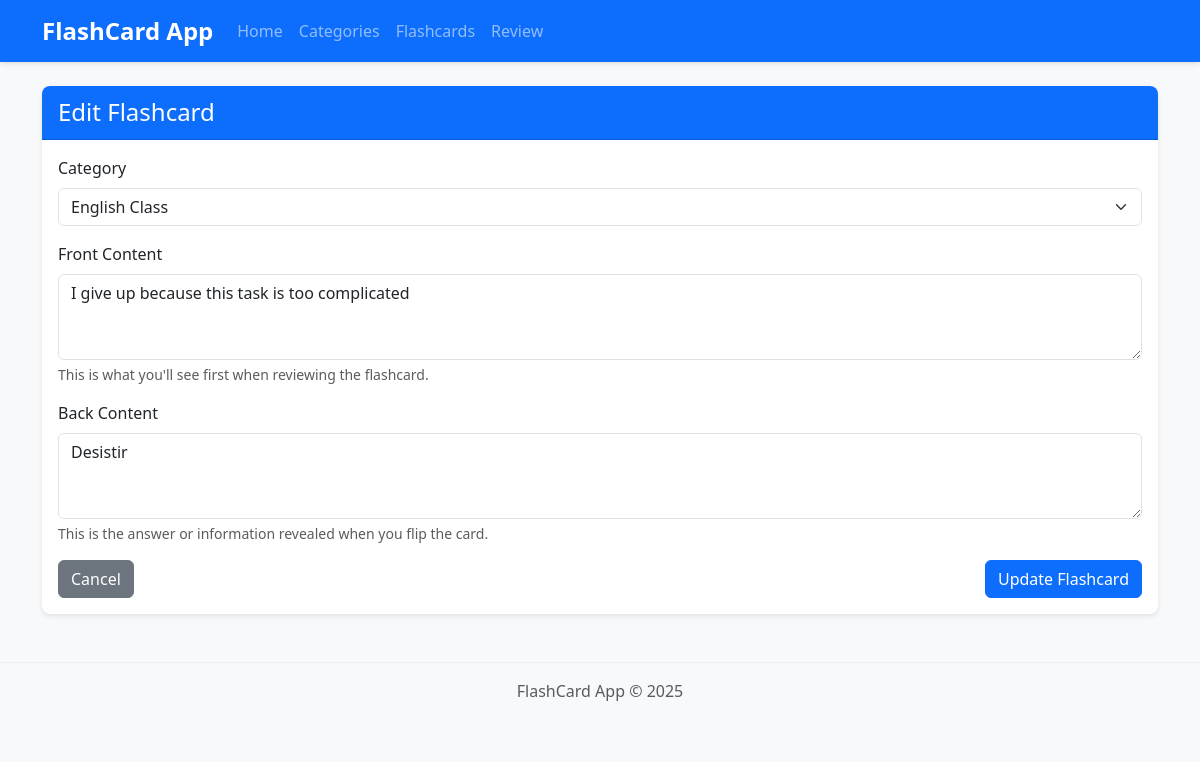
The page /flashcards/edit/4 on the database its author committed.
### tables this page shows
CREATE TABLE flashcards (
        id INTEGER PRIMARY KEY AUTOINCREMENT,
        category_id INTEGER,
        front_content TEXT NOT NULL,
        back_content TEXT NOT NULL,
        created_at TIMESTAMP DEFAULT CURRENT_TIMESTAMP,
        last_reviewed TIMESTAMP,
        review_count INTEGER DEFAULT 0,
        difficulty_level INTEGER DEFAULT 0,
        FOREIGN KEY (category_id) REFERENCES categories (id)
    );

CREATE TABLE categories (
        id INTEGER PRIMARY KEY AUTOINCREMENT,
        name TEXT NOT NULL UNIQUE,
        description TEXT
    );

### app.py (the view, shortened to what this page needs)
@app.route('/flashcards/edit/<int:flashcard_id>', methods=['GET', 'POST'])
def edit_flashcard(flashcard_id):
    flashcard = flashcard_model.get_flashcard_by_id(flashcard_id)
    categories = category_model.get_all_categories()
    if not flashcard:
        flash('Flashcard not found', 'error')
        return redirect(url_for('list_flashcards'))
    return render_template('flashcard_form.html', flashcard=flashcard, categories=categories)

### app.py (called while the page is built)
@app.context_processor
def inject_now():
    return {'now': datetime.datetime.now()}

### models.py (called while the page is built)
    def get_connection(self):
        conn = sqlite3.connect(self.db_path)
        conn.row_factory = sqlite3.Row  # This allows accessing columns by name
        return conn

    def close_connection(self, conn):
        if conn:
            conn.close()

    def get_all_categories(self):
        conn = self.db_manager.get_connection()
        cursor = conn.cursor()
        cursor.execute('SELECT * FROM categories ORDER BY name')
        categories = cursor.fetchall()
        self.db_manager.close_connection(conn)
        return categories

    def get_flashcard_by_id(self, flashcard_id):
        conn = self.db_manager.get_connection()
        cursor = conn.cursor()
        cursor.execute('''
            SELECT f.*, c.name as category_name
            FROM flashcards f
            LEFT JOIN categories c ON f.category_id = c.id
            WHERE f.id = ?
        ''', (flashcard_id,))
        flashcard = cursor.fetchone()
        self.db_manager.close_connection(conn)
        return flashcard

### templates/flashcard_form.html (shortened to what this page needs)
{% extends 'base.html' %}
{% block content %}
<div class="card">
    <div class="card-header bg-primary text-white">
        <h2 class="h4 mb-0">
            {% if flashcard %}
                Edit Flashcard
            {% else %}
                Add Flashcard
            {% endif %}
        </h2>
    </div>
    <div class="card-body">
        <form method="POST">
            <div class="mb-3">
                <label for="category_id" class="form-label">Category</label>
                <select class="form-select" id="category_id" name="category_id">
                    {% for category in categories %}
                    <option value="{{ category.id }}" {% if flashcard and flashcard.category_id == category.id %}selected{% endif %}>
                        {{ category.name }}
                    </option>
                    {% endfor %}
                </select>
            </div>
            <div class="mb-3">
                <label for="front_content" class="form-label">Front Content</label>
                <textarea class="form-control" id="front_content" name="front_content" rows="3" required>{{ flashcard.front_content if flashcard else '' }}</textarea>
                <div class="form-text">This is what you'll see first when reviewing the flashcard.</div>
            </div>
            <div class="mb-3">
                <label for="back_content" class="form-label">Back Content</label>
                <textarea class="form-control" id="back_content" name="back_content" rows="3" required>{{ flashcard.back_content if flashcard else '' }}</textarea>
                <div class="form-text">This is the answer or information revealed when you flip the card.</div>
            </div>
            <div class="d-flex justify-content-between">
                <a href="{{ url_for('list_flashcards') }}" class="btn btn-secondary">Cancel</a>
                <button type="submit" class="btn btn-primary">
                    {% if flashcard %}
                        Update Flashcard
                    {% else %}
                        Add Flashcard
                    {% endif %}
                </button>
            </div>
        </form>
    </div>
</div>
{% endblock %}

### static/css/style.css (style rules this page uses)
body { font-family: 'Segoe UI', Tahoma, Geneva, Verdana, sans-serif; background-color: #f8f9fa; color: #333; }
.card { border-radius: 8px; overflow: hidden; margin-bottom: 20px; border: none; box-shadow: 0 2px 5px rgba(0,0,0,0.1); }
.card-header { font-weight: 600; padding: 12px 16px; }

### rows shown on the page
flashcards: category_id "English Class", front_content "I give up because this task is too complicated", back_content "Desistir"
